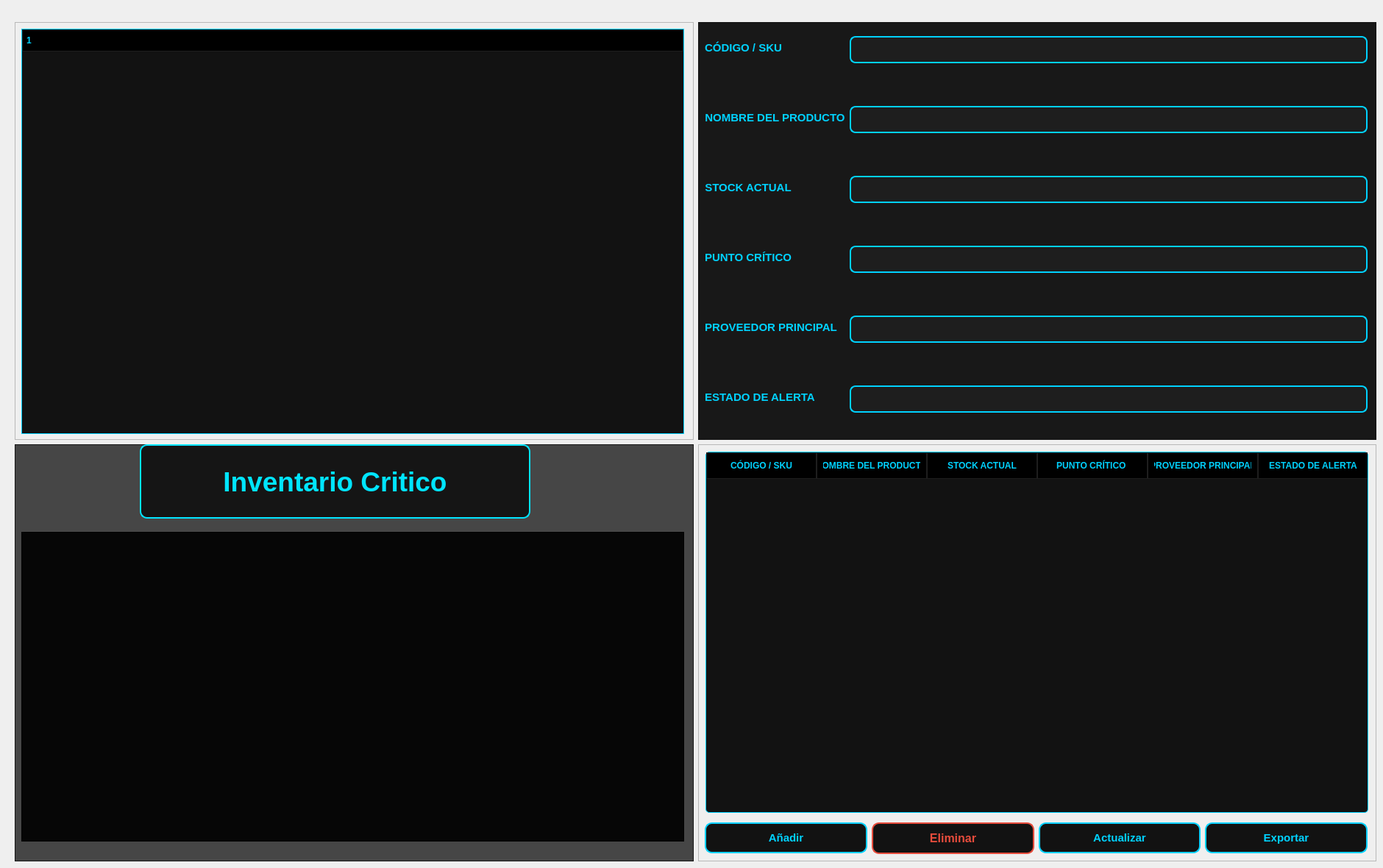
       <widget class="QWidget" name="page_6">
        <widget class="QWidget" name="gridLayoutWidget_6">
         <property name="geometry">
          <rect>
           <x>20</x>
           <y>30</y>
           <width>1851</width>
           <height>1141</height>
          </rect>
         </property>
         <layout class="QGridLayout" name="gridLayout_6">
          <item row="1" column="0">
           <widget class="QFrame" name="frame_24">
            <property name="styleSheet">
             <string notr="true">  /* Fondo oscuro con una ligera transparencia */
    background-color: rgba(0, 0, 0, 180); </string>
            </property>
            <property name="frameShape">
             <enum>QFrame::Shape::StyledPanel</enum>
            </property>
            <property name="frameShadow">
             <enum>QFrame::Shadow::Raised</enum>
            </property>
            <widget class="QLabel" name="label_20">
             <property name="geometry">
              <rect>
               <x>170</x>
               <y>0</y>
               <width>531</width>
               <height>101</height>
              </rect>
             </property>
             <property name="styleSheet">
              <string notr="true">QLabel {
    /* Color de texto cian brillante como tus bordes */
    color: #00E5FF; 
    
    /* Tipografía grande y en negrita para que resalte */
    font-size: 28pt;
    font-weight: bold;
    font-family: &quot;Segoe UI&quot;, sans-serif;

    /* Fondo oscuro con una ligera transparencia */
    background-color: rgba(0, 0, 0, 180); 
    
    /* Bordes con el estilo de tu interfaz */
    border: 2px solid #00E5FF;
    border-radius: 10px;
    
    /* Espaciado interno */
    padding: 10px;
    

}</string>
             </property>
             <property name="text">
              <string>Inventario Critico</string>
             </property>
             <property name="alignment">
              <set>Qt::AlignmentFlag::AlignCenter</set>
             </property>
            </widget>
            <widget class="QWidget" name="verticalLayoutWidget_14">
             <property name="geometry">
              <rect>
               <x>9</x>
               <y>119</y>
               <width>901</width>
               <height>421</height>
              </rect>
             </property>
             <layout class="QVBoxLayout" name="verticalLayout_14">
              <item>
               <widget class="QFrame" name="frame_31">
                <property name="frameShape">
                 <enum>QFrame::Shape::StyledPanel</enum>
                </property>
                <property name="frameShadow">
                 <enum>QFrame::Shadow::Raised</enum>
                </property>
               </widget>
              </item>
             </layout>
            </widget>
           </widget>
          </item>
          <item row="1" column="1">
           <widget class="QFrame" name="frame_25">
            <property name="frameShape">
             <enum>QFrame::Shape::StyledPanel</enum>
            </property>
            <property name="frameShadow">
             <enum>QFrame::Shadow::Raised</enum>
            </property>
            <widget class="QWidget" name="verticalLayoutWidget_15">
             <property name="geometry">
              <rect>
               <x>10</x>
               <y>10</y>
               <width>901</width>
               <height>491</height>
              </rect>
             </property>
             <layout class="QVBoxLayout" name="verticalLayout_15">
              <item>
               <widget class="QTableWidget" name="tableWidget_5">
                <property name="styleSheet">
                 <string notr="true">/* Contenedor principal de la tabla */
QTableWidget {
    background-color: #121212; /* Fondo muy oscuro */
    gridline-color: #2d2d2d; /* Color de la cuadrícula interna */
    color: #ffffff;
    font-family: 'Segoe UI';
    font-size: 13px;
    border: 1px solid #00d2ff; /* Borde cian de identidad */
    border-radius: 5px;
}

/* Estilo de los encabezados superiores (Columnas) */
QHeaderView::section {
    background-color: #000000;
    color: #00d2ff; /* Texto cian neón */
    padding: 8px;
    border: 1px solid #1e1e1e;
    font-weight: bold;
    text-transform: uppercase;
}

/* Estilo de las celdas (Items) */
QTableWidget::item {
    padding: 5px;
    border-bottom: 1px solid #1e1e1e;
}

/* Efecto al pasar el mouse por una fila */
QTableWidget::item:hover {
    background-color: #1e1e1e;
    color: #00d2ff;
}

/* Efecto cuando se selecciona una fila (para el CRUD) */
QTableWidget::item:selected {
    background-color: #00d2ff; /* Resalte cian al seleccionar */
    color: #000000; /* Texto negro para contraste */
}

/* Estilo para las barras de desplazamiento (ScrollBars) */
QScrollBar:vertical {
    border: none;
    background: #121212;
    width: 10px;
    margin: 0px;
}

QScrollBar::handle:vertical {
    background: #00d2ff; /* El scroll también es cian */
    min-height: 20px;
    border-radius: 5px;
}</string>
                </property>
                <property name="horizontalScrollBarPolicy">
                 <enum>Qt::ScrollBarPolicy::ScrollBarAlwaysOff</enum>
                </property>
                <attribute name="horizontalHeaderCascadingSectionResizes">
                 <bool>false</bool>
                </attribute>
                <attribute name="horizontalHeaderDefaultSectionSize">
                 <number>150</number>
                </attribute>
                <attribute name="horizontalHeaderShowSortIndicator" stdset="0">
                 <bool>false</bool>
                </attribute>
                <attribute name="horizontalHeaderStretchLastSection">
                 <bool>true</bool>
                </attribute>
                <column>
                 <property name="text">
                  <string>CÓDIGO / SKU</string>
                 </property>
                </column>
                <column>
                 <property name="text">
                  <string>NOMBRE DEL PRODUCTO</string>
                 </property>
                </column>
                <column>
                 <property name="text">
                  <string>STOCK ACTUAL</string>
                 </property>
                </column>
                <column>
                 <property name="text">
                  <string>PUNTO CRÍTICO </string>
                 </property>
                </column>
                <column>
                 <property name="text">
                  <string>PROVEEDOR PRINCIPAL</string>
                 </property>
                </column>
                <column>
                 <property name="text">
                  <string>ESTADO DE ALERTA</string>
                 </property>
                </column>
               </widget>
              </item>
             </layout>
            </widget>
            <widget class="QWidget" name="horizontalLayoutWidget_5">
             <property name="geometry">
              <rect>
               <x>9</x>
               <y>510</y>
               <width>901</width>
               <height>51</height>
              </rect>
             </property>
             <layout class="QHBoxLayout" name="horizontalLayout_6">
              <item>
               <widget class="QPushButton" name="pushButton_17">
                <property name="styleSheet">
                 <string notr="true">QPushButton {
    background-color: #121212;
    color: #00d2ff;
    border: 2px solid #00d2ff;
    border-radius: 10px; /* Bordes más redondeados que ingeniería */
    font-family: 'Segoe UI';
    font-size: 11pt;
    font-weight: bold;
    padding: 10px 20px;
    text-transform: uppercase;
}

/* Efecto Neón al pasar el mouse (Hover) */
QPushButton:hover {
    background-color: #00d2ff;
    color: #000000;
    border: 2px solid #ffffff;
    /* Efecto de sombra para simular brillo de neón */
    outline: none;
}

/* Efecto al presionar (Pressed) */
QPushButton:pressed {
    background-color: #008fb3;
    border: 2px solid #008fb3;
}</string>
                </property>
                <property name="text">
                 <string>Añadir</string>
                </property>
               </widget>
              </item>
              <item>
               <widget class="QPushButton" name="pushButton_18">
                <property name="styleSheet">
                 <string notr="true">QPushButton { /* Usa el ObjectName de tu botón */
    background-color: #121212;
    color: #e74c3c;
    border: 2px solid #e74c3c;
	font-size: 12pt;
    border-radius: 10px;
    font-weight: bold;
    padding: 10px 20px;
	font-size: 11p
}

QPushButton:hover {
    background-color: #e74c3c;
    color: #ffffff;
    border: 2px solid #ffffff;
}

QPushButton:pressed {
    background-color: #c0392b;
}</string>
                </property>
                <property name="text">
                 <string>Eliminar</string>
                </property>
               </widget>
              </item>
              <item>
               <widget class="QPushButton" name="pushButton_19">
                <property name="styleSheet">
                 <string notr="true">QPushButton {
    background-color: #121212;
    color: #00d2ff;
    border: 2px solid #00d2ff;
    border-radius: 10px; /* Bordes más redondeados que ingeniería */
    font-family: 'Segoe UI';
    font-size: 11pt;
    font-weight: bold;
    padding: 10px 20px;
    text-transform: uppercase;
}

/* Efecto Neón al pasar el mouse (Hover) */
QPushButton:hover {
    background-color: #00d2ff;
    color: #000000;
    border: 2px solid #ffffff;
    /* Efecto de sombra para simular brillo de neón */
    outline: none;
}

/* Efecto al presionar (Pressed) */
QPushButton:pressed {
    background-color: #008fb3;
    border: 2px solid #008fb3;
}</string>
                </property>
                <property name="text">
                 <string>Actualizar</string>
                </property>
               </widget>
              </item>
              <item>
               <widget class="QPushButton" name="pushButton_20">
                <property name="styleSheet">
                 <string notr="true">QPushButton {
    background-color: #121212;
    color: #00d2ff;
    border: 2px solid #00d2ff;
    border-radius: 10px; /* Bordes más redondeados que ingeniería */
    font-family: 'Segoe UI';
    font-size: 11pt;
    font-weight: bold;
    padding: 10px 20px;
    text-transform: uppercase;
}

/* Efecto Neón al pasar el mouse (Hover) */
QPushButton:hover {
    background-color: #00d2ff;
    color: #000000;
    border: 2px solid #ffffff;
    /* Efecto de sombra para simular brillo de neón */
    outline: none;
}

/* Efecto al presionar (Pressed) */
QPushButton:pressed {
    background-color: #008fb3;
    border: 2px solid #008fb3;
}</string>
                </property>
                <property name="text">
                 <string>Exportar</string>
                </property>
               </widget>
              </item>
             </layout>
            </widget>
           </widget>
          </item>
          <item row="0" column="1">
           <widget class="QFrame" name="frame_26">
            <property name="styleSheet">
             <string notr="true">background-color: rgb(24, 24, 24);</string>
            </property>
            <property name="frameShape">
             <enum>QFrame::Shape::StyledPanel</enum>
            </property>
            <property name="frameShadow">
             <enum>QFrame::Shadow::Raised</enum>
            </property>
            <widget class="QWidget" name="formLayoutWidget_5">
             <property name="geometry">
              <rect>
               <x>9</x>
               <y>19</y>
               <width>901</width>
               <height>568</height>
              </rect>
             </property>
             <layout class="QFormLayout" name="formLayout_5">
              <property name="verticalSpacing">
               <number>58</number>
              </property>
              <item row="0" column="0">
               <widget class="QLabel" name="lbl_sku">
                <property name="styleSheet">
                 <string notr="true">QLabel {
    color: #00d2ff; /* Usamos el cian para que el usuario identifique rápido el campo */
    font-family: 'Segoe UI';
    font-size: 11pt;
    font-weight: bold;
    text-transform: uppercase; /* Todo en mayúsculas para un toque más industrial */
}</string>
                </property>
                <property name="text">
                 <string>CÓDIGO / SKU</string>
                </property>
                <property name="alignment">
                 <set>Qt::AlignmentFlag::AlignCenter</set>
                </property>
               </widget>
              </item>
              <item row="1" column="0">
               <widget class="QLabel" name="lbl_producto">
                <property name="styleSheet">
                 <string notr="true">QLabel {
    color: #00d2ff; /* Usamos el cian para que el usuario identifique rápido el campo */
    font-family: 'Segoe UI';
    font-size: 11pt;
    font-weight: bold;
    text-transform: uppercase; /* Todo en mayúsculas para un toque más industrial */
}</string>
                </property>
                <property name="text">
                 <string>NOMBRE DEL PRODUCTO</string>
                </property>
                <property name="alignment">
                 <set>Qt::AlignmentFlag::AlignCenter</set>
                </property>
               </widget>
              </item>
              <item row="2" column="0">
               <widget class="QLabel" name="lbl_stock">
                <property name="styleSheet">
                 <string notr="true">QLabel {
    color: #00d2ff; /* Usamos el cian para que el usuario identifique rápido el campo */
    font-family: 'Segoe UI';
    font-size: 11pt;
    font-weight: bold;
    text-transform: uppercase; /* Todo en mayúsculas para un toque más industrial */
}</string>
                </property>
                <property name="text">
                 <string>STOCK ACTUAL</string>
                </property>
                <property name="alignment">
                 <set>Qt::AlignmentFlag::AlignCenter</set>
                </property>
               </widget>
              </item>
              <item row="3" column="0">
               <widget class="QLabel" name="lbl_punto">
                <property name="styleSheet">
                 <string notr="true">QLabel {
    color: #00d2ff; /* Usamos el cian para que el usuario identifique rápido el campo */
    font-family: 'Segoe UI';
    font-size: 11pt;
    font-weight: bold;
    text-transform: uppercase; /* Todo en mayúsculas para un toque más industrial */
}</string>
                </property>
                <property name="text">
                 <string>PUNTO CRÍTICO</string>
                </property>
                <property name="alignment">
                 <set>Qt::AlignmentFlag::AlignCenter</set>
                </property>
               </widget>
              </item>
              <item row="4" column="0">
               <widget class="QLabel" name="lbl_principal">
                <property name="styleSheet">
                 <string notr="true">QLabel {
    color: #00d2ff; /* Usamos el cian para que el usuario identifique rápido el campo */
    font-family: 'Segoe UI';
    font-size: 11pt;
    font-weight: bold;
    text-transform: uppercase; /* Todo en mayúsculas para un toque más industrial */
}</string>
                </property>
                <property name="text">
                 <string>PROVEEDOR PRINCIPAL</string>
                </property>
                <property name="alignment">
                 <set>Qt::AlignmentFlag::AlignCenter</set>
                </property>
               </widget>
              </item>
              <item row="5" column="0">
               <widget class="QLabel" name="lbl_alerta">
                <property name="styleSheet">
                 <string notr="true">QLabel {
    color: #00d2ff; /* Usamos el cian para que el usuario identifique rápido el campo */
    font-family: 'Segoe UI';
    font-size: 11pt;
    font-weight: bold;
    text-transform: uppercase; /* Todo en mayúsculas para un toque más industrial */
}</string>
                </property>
                <property name="text">
                 <string>ESTADO DE ALERTA</string>
                </property>
                <property name="alignment">
                 <set>Qt::AlignmentFlag::AlignCenter</set>
                </property>
               </widget>
              </item>
              <item row="0" column="1">
               <widget class="QLineEdit" name="txt_sku">
                <property name="styleSheet">
                 <string notr="true">/* Estilo base para todos los campos de entrada */
QLineEdit {
    background-color: #1e1e1e; /* Fondo oscuro coherente con el dashboard */
    color: #ffffff;
    border: 2px solid #00d2ff; /* Borde cian constante */
    border-radius: 8px; /* Esquinas suavizadas profesionalmente */
    padding: 8px;
    font-family: 'Segoe UI';
    font-size: 13px;
}

/* Efecto cuando el mouse pasa por encima */
QLineEdit:hover {
    border: 2px solid #ffffff; /* Cambio a blanco para indicar interactividad */
    background-color: #252525;
}

/* Efecto Neón cuando se está escribiendo (Focus) */
QLineEdit:focus {
    border: 2px solid #00d2ff;
    background-color: #000000;
    /* Resalte visual de neón */
    selection-background-color: #00d2ff;
    selection-color: #000000;
}

/* Campos deshabilitados o automáticos */
QLineEdit:disabled {
    color: #555555;
    background-color: #121212;
    border: 2px solid #2d2d2d;
}</string>
                </property>
               </widget>
              </item>
              <item row="1" column="1">
               <widget class="QLineEdit" name="txt_producto">
                <property name="styleSheet">
                 <string notr="true">/* Estilo base para todos los campos de entrada */
QLineEdit {
    background-color: #1e1e1e; /* Fondo oscuro coherente con el dashboard */
    color: #ffffff;
    border: 2px solid #00d2ff; /* Borde cian constante */
    border-radius: 8px; /* Esquinas suavizadas profesionalmente */
    padding: 8px;
    font-family: 'Segoe UI';
    font-size: 13px;
}

/* Efecto cuando el mouse pasa por encima */
QLineEdit:hover {
    border: 2px solid #ffffff; /* Cambio a blanco para indicar interactividad */
    background-color: #252525;
}

/* Efecto Neón cuando se está escribiendo (Focus) */
QLineEdit:focus {
    border: 2px solid #00d2ff;
    background-color: #000000;
    /* Resalte visual de neón */
    selection-background-color: #00d2ff;
    selection-color: #000000;
}

/* Campos deshabilitados o automáticos */
QLineEdit:disabled {
    color: #555555;
    background-color: #121212;
    border: 2px solid #2d2d2d;
}</string>
                </property>
               </widget>
              </item>
              <item row="2" column="1">
               <widget class="QLineEdit" name="txt_stock">
                <property name="styleSheet">
                 <string notr="true">/* Estilo base para todos los campos de entrada */
QLineEdit {
    background-color: #1e1e1e; /* Fondo oscuro coherente con el dashboard */
    color: #ffffff;
    border: 2px solid #00d2ff; /* Borde cian constante */
    border-radius: 8px; /* Esquinas suavizadas profesionalmente */
    padding: 8px;
    font-family: 'Segoe UI';
    font-size: 13px;
}

/* Efecto cuando el mouse pasa por encima */
QLineEdit:hover {
    border: 2px solid #ffffff; /* Cambio a blanco para indicar interactividad */
    background-color: #252525;
}

/* Efecto Neón cuando se está escribiendo (Focus) */
QLineEdit:focus {
    border: 2px solid #00d2ff;
    background-color: #000000;
    /* Resalte visual de neón */
    selection-background-color: #00d2ff;
    selection-color: #000000;
}

/* Campos deshabilitados o automáticos */
QLineEdit:disabled {
    color: #555555;
    background-color: #121212;
    border: 2px solid #2d2d2d;
}</string>
                </property>
               </widget>
              </item>
              <item row="3" column="1">
               <widget class="QLineEdit" name="txt_punto">
                <property name="styleSheet">
                 <string notr="true">/* Estilo base para todos los campos de entrada */
QLineEdit {
    background-color: #1e1e1e; /* Fondo oscuro coherente con el dashboard */
    color: #ffffff;
    border: 2px solid #00d2ff; /* Borde cian constante */
    border-radius: 8px; /* Esquinas suavizadas profesionalmente */
    padding: 8px;
    font-family: 'Segoe UI';
    font-size: 13px;
}

/* Efecto cuando el mouse pasa por encima */
QLineEdit:hover {
    border: 2px solid #ffffff; /* Cambio a blanco para indicar interactividad */
    background-color: #252525;
}

/* Efecto Neón cuando se está escribiendo (Focus) */
QLineEdit:focus {
    border: 2px solid #00d2ff;
    background-color: #000000;
    /* Resalte visual de neón */
    selection-background-color: #00d2ff;
    selection-color: #000000;
}

/* Campos deshabilitados o automáticos */
QLineEdit:disabled {
    color: #555555;
    background-color: #121212;
    border: 2px solid #2d2d2d;
}</string>
                </property>
               </widget>
              </item>
              <item row="4" column="1">
               <widget class="QLineEdit" name="txt_principal">
                <property name="styleSheet">
                 <string notr="true">
/* Estilo base para todos los campos de entrada */
QLineEdit {
    background-color: #1e1e1e; /* Fondo oscuro coherente con el dashboard */
    color: #ffffff;
    border: 2px solid #00d2ff; /* Borde cian constante */
    border-radius: 8px; /* Esquinas suavizadas profesionalmente */
    padding: 8px;
    font-family: 'Segoe UI';
    font-size: 13px;
}

/* Efecto cuando el mouse pasa por encima */
QLineEdit:hover {
    border: 2px solid #ffffff; /* Cambio a blanco para indicar interactividad */
    background-color: #252525;
}

/* Efecto Neón cuando se está escribiendo (Focus) */
QLineEdit:focus {
    border: 2px solid #00d2ff;
    background-color: #000000;
    /* Resalte visual de neón */
    selection-background-color: #00d2ff;
    selection-color: #000000;
}

/* Campos deshabilitados o automáticos */
QLineEdit:disabled {
    color: #555555;
    background-color: #121212;
    border: 2px solid #2d2d2d;
}</string>
                </property>
               </widget>
              </item>
              <item row="5" column="1">
               <widget class="QLineEdit" name="txt_estado">
                <property name="styleSheet">
                 <string notr="true">/* Estilo base para todos los campos de entrada */
QLineEdit {
    background-color: #1e1e1e; /* Fondo oscuro coherente con el dashboard */
    color: #ffffff;
    border: 2px solid #00d2ff; /* Borde cian constante */
    border-radius: 8px; /* Esquinas suavizadas profesionalmente */
    padding: 8px;
    font-family: 'Segoe UI';
    font-size: 13px;
}

/* Efecto cuando el mouse pasa por encima */
QLineEdit:hover {
    border: 2px solid #ffffff; /* Cambio a blanco para indicar interactividad */
    background-color: #252525;
}

/* Efecto Neón cuando se está escribiendo (Focus) */
QLineEdit:focus {
    border: 2px solid #00d2ff;
    background-color: #000000;
    /* Resalte visual de neón */
    selection-background-color: #00d2ff;
    selection-color: #000000;
}

/* Campos deshabilitados o automáticos */
QLineEdit:disabled {
    color: #555555;
    background-color: #121212;
    border: 2px solid #2d2d2d;
}</string>
                </property>
               </widget>
              </item>
             </layout>
            </widget>
           </widget>
          </item>
          <item row="0" column="0">
           <widget class="QFrame" name="frame_27">
            <property name="frameShape">
             <enum>QFrame::Shape::StyledPanel</enum>
            </property>
            <property name="frameShadow">
             <enum>QFrame::Shadow::Raised</enum>
            </property>
            <widget class="QWidget" name="verticalLayoutWidget_16">
             <property name="geometry">
              <rect>
               <x>9</x>
               <y>9</y>
               <width>901</width>
               <height>551</height>
              </rect>
             </property>
             <layout class="QVBoxLayout" name="verticalLayout_16">
              <item>
               <widget class="QTreeWidget" name="treeWidget_5">
                <property name="styleSheet">
                 <string notr="true">/* Contenedor principal del TreeWidget */
QTreeWidget {
    background-color: #121212; /* Gris casi negro */
    color: #ffffff;
    border: 1px solid #00d2ff; /* Borde cian identificativo */
    font-size: 13px;
    font-family: 'Segoe UI';
    gridline-color: #2d2d2d;
}

/* Estilo de la cabecera (las columnas) */
QHeaderView::section {
    background-color: #000000;
    color: #00d2ff;
    padding: 5px;
    border: 1px solid #1e1e1e;
    font-weight: bold;
    text-transform: uppercase;
}

/* Estilo de los elementos (filas) */
QTreeWidget::item {
    padding: 8px;
    border-bottom: 1px solid #1e1e1e;
}

/* Cuando pasas el mouse por encima */
QTreeWidget::item:hover {
    background-color: #1e1e1e;
    color: #00d2ff;
}

/* Cuando seleccionas un elemento */
QTreeWidget::item:selected {
    background-color: #00d2ff;
    color: #000000;
}

/* Estilo de las flechas de expansión (importante en jerarquías) */
QTreeWidget::branch:has-children:!has-siblings:closed,
QTreeWidget::branch:closed:has-children:has-siblings {
    image: url(flecha_cerrada.png); /* Puedes usar iconos o colores */
    border-image: none;
}

QTreeWidget::branch:open:has-children:!has-siblings,
QTreeWidget::branch:open:has-children:has-siblings {
    image: url(flecha_abierta.png);
    border-image: none;
}</string>
                </property>
                <column>
                 <property name="text">
                  <string notr="true">1</string>
                 </property>
                </column>
               </widget>
              </item>
             </layout>
            </widget>
           </widget>
          </item>
         </layout>
        </widget>
       </widget>
